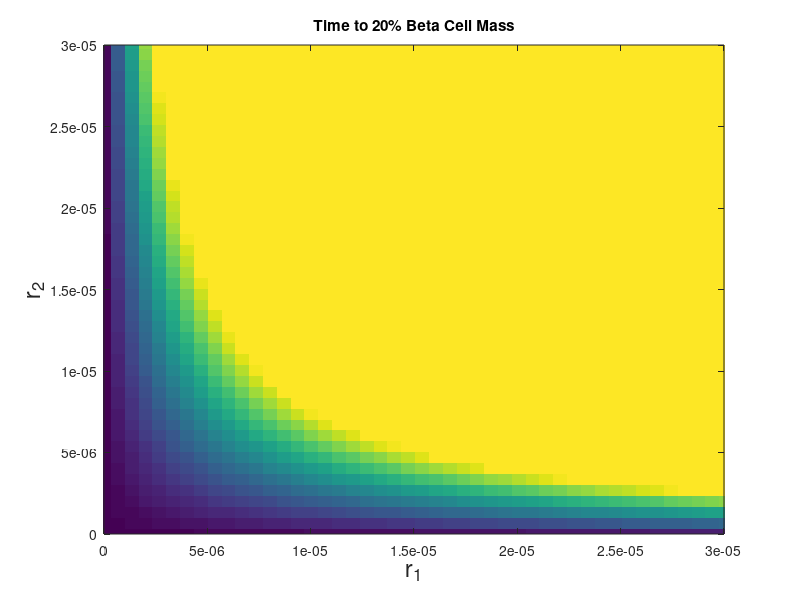

MATLAB code to generate this figure: (Note: this script raises an error after producing the figure.)
% Clear the workspace
clc
clear
close all

% Load the file
load('r1vsr2heatmap1e-05_vals.mat')

% % Heat Map Plot
% figure(1)
% imagesc(results.r1_vals, results.r2vals, results.TTD);
% hold on
% xlim([0 3*10^(-5)])
% ylim([0 3*10^(-5)])
% xlabel('r_1', 'FontSize', 17);
% ylabel('r_2', 'FontSize', 17);
% set(gca,'YDir','normal');  % Flip the y-axis to make it standardly oriented
% title('Time to 20% Beta Cell Mass');
% ax = gca;
% ax.FontSize = 21;

% Loop through the vector (starting from the second element)
[num_rows, num_columns] = size(results.TTD);

boundary_rows = [];
boundary_cols = [];

for i = 1:num_rows  % Loop through rows
    for j = 1:num_columns
        if results.TTD(i, j) == 70 && results.TTD(i, j-1) ~= 70  % Check if current value is 70 and previous value is not 70
            boundary_rows = [boundary_rows; i];  % Store row index
            boundary_cols = [boundary_cols, j];  % Store column index
        end
    end
end

r1vals_boundary = results.r1_vals(boundary_cols);
r2vals_boundary = results.r1_vals(boundary_rows);

plot(r1vals_boundary,r2vals_boundary, 'Color', 'r', 'LineWidth', 1.5)


close all

%%

% Load the file
load('highRL0r1vsr2heatmap1e-05_vals.mat')

% Heat Map Plot
figure(1)
imagesc(results.r1_vals, results.r2vals, results.TTD);
hold on
xlim([0 3*10^(-5)])
ylim([0 3*10^(-5)])
xlabel('r_1', 'FontSize', 17);
ylabel('r_2', 'FontSize', 17);
set(gca,'YDir','normal');  % Flip the y-axis to make it standardly oriented
title('Time to 20% Beta Cell Mass');
ax = gca;
ax.FontSize = 21;

plot(r1vals_boundary,r2vals_boundary, 'Color', 'r', 'LineWidth', 1.5)

% Define the number of colors
numColors = 100;

% Define transitions for red, green, and blue
redValues = [linspace(1, 0, numColors/2), zeros(1, numColors/2)]; % Red fades to zero
greenValues = [zeros(1, numColors/2), linspace(0, 1, numColors/2)]; % Green grows
blueValues = [linspace(0, 1, numColors/2), linspace(1, 0, numColors/2)]; % Blue in middle

% Combine into a custom colormap
customColorMap = [redValues', greenValues', blueValues']; 

% Apply the colormap
colormap(gca, customColorMap);

% Show color bar with custom tick labels
colorbar;
clim([0, 70]);  % Set color axis limits based on data range

set(gcf, 'Position', [0 0 650 400])